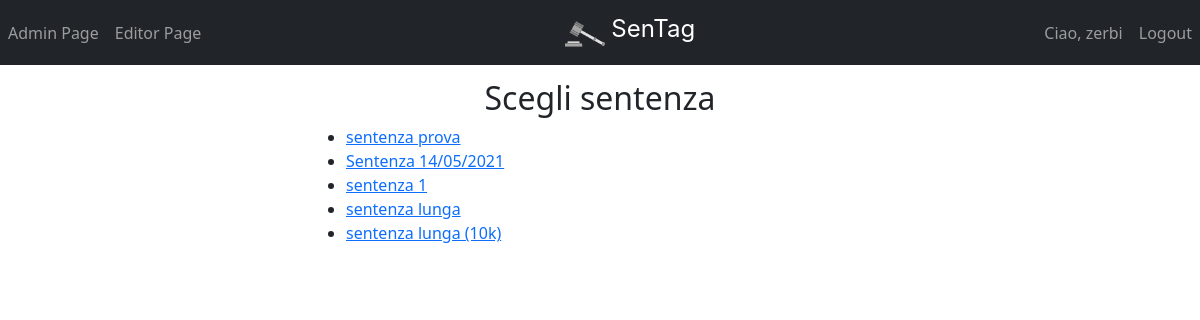
Page /sentenze/ (signed in) on the earlier database version.
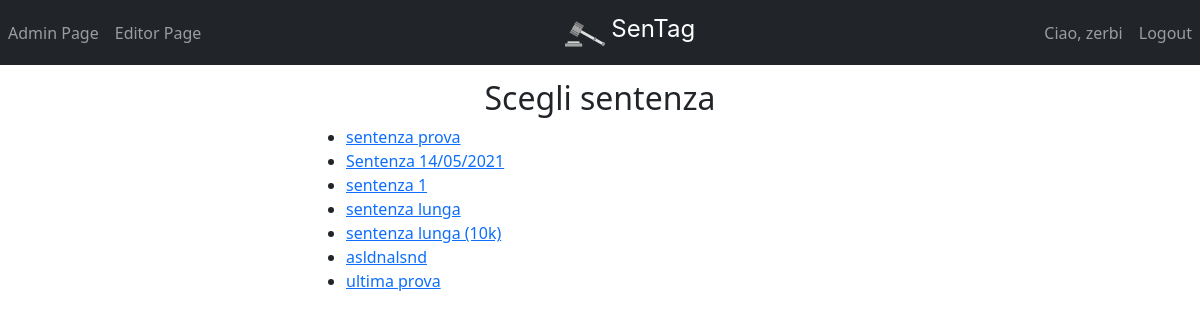
Same page on the later database version.
### tag_sentenze/models.py (models this page shows, shortened)
class Sentenza(models.Model):
    nome = models.CharField(max_length=30, unique=True)
    sentenza = models.FileField(
        upload_to='uploads/', help_text='Scegli la sentenza da taggare.')  # MEDIA_ROOT/uploads
    schema_xml = models.FileField(
        upload_to='uploads/', help_text='Scegli il file xml da utilizzare.')  # MEDIA_ROOT/uploads
    completed = models.BooleanField(default=False)
    testo_iniziale = models.TextField(blank=True)
    testo_taggato_xml = models.TextField(blank=True)
    token_manager = models.TextField(blank=True)
    def __str__(self):
        return self.nome

### tag_sentenze/views.py (the view)
# urls.py: path("sentenze/", views.list_sentenze, name="list-sentenze"),
@login_required
def list_sentenze(request):
    context = {
        'sentenze': Sentenza.objects.all()
    }
    return render(request, 'tag_sentenze/list_sentenze.html', context=context)

### tag_sentenze/templates/tag_sentenze/list_sentenze.html (shortened to what this page needs)
{% extends "tag_sentenze/layout.html" %}
{% block content %}
    <h2 class="title">Scegli sentenza</h2>
    <ul>
        {% for sentenza in sentenze %}
        <li>
            <a href="{% url 'tag_sentenze:tag-sentenza' sentenza.id %}"> {{ sentenza }} </a>
        </li>
        {% endfor %}
    </ul>
{% endblock %}

Differences in the rows shown:
added Sentenza: nome "asldnalsnd"
added Sentenza: nome "ultima prova"
